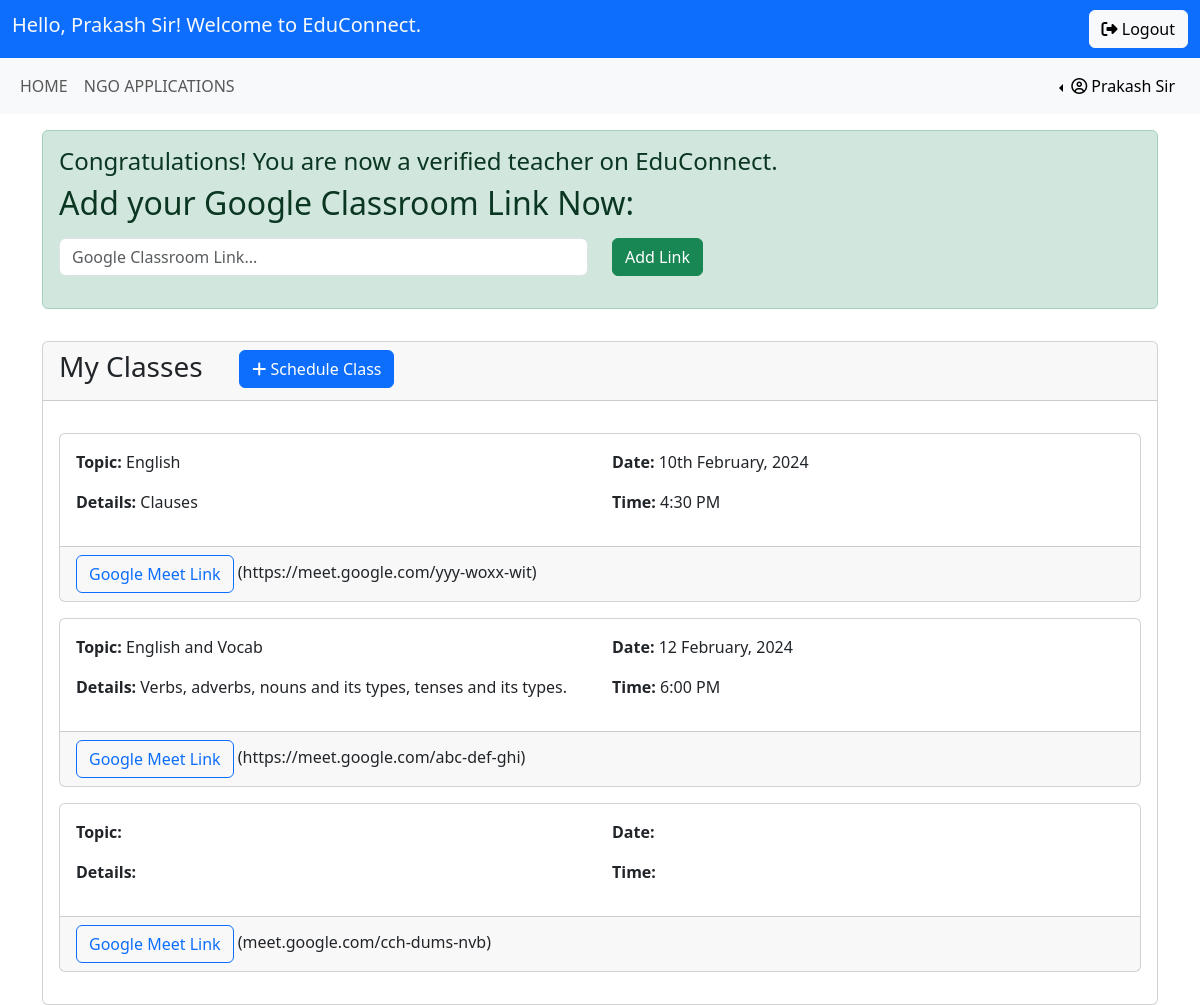
The page /teacher/teacher.php (signed in) on the database its author committed.
### tables this page shows
CREATE TABLE `classschedule` (
  `sr` int(10) NOT NULL,
  `name` varchar(255) NOT NULL,
  `meetDate` varchar(255) NOT NULL,
  `meetTime` varchar(255) NOT NULL,
  `meetDuration` varchar(10) NOT NULL,
  `meetTopic` varchar(5000) NOT NULL,
  `meetLink` varchar(5000) NOT NULL,
  `meetDetails` mediumtext NOT NULL,
  `userLink` varchar(1000) NOT NULL
);

### teacher/teacher.php (the view, shortened to what this page needs)
<?php
require '../common/links.php';
?>
<!DOCTYPE html>
<html lang="en">
<head>
</head>
<body>
    <?php include '../common/navbar.php' ?>
    <?php include '../common/message.php' ?>
    <?php
        $sql = "SELECT status FROM teachers WHERE uname='$_SESSION[uname]'";
        $result = mysqli_query($conn, $sql);
        if (mysqli_num_rows($result) > 0) {
            while ($row = mysqli_fetch_assoc($result)) {
                if($row['status']== "Pending") {
    ?>
        <div class="container">
            <div class="row mt-3">
                <div class="col-12">
                    <div class="alert alert-warning" role="alert">
                        Your application is pending! Kindly await Administrator approval.
                    </div>
                </div>
            </div>
        </div>
    <?php
                } elseif ($row['status'] == "Approved") {
    ?>
        <?php include '../teacher/teacherNav.php' ?>
        <?php
            $query = "SELECT userLink FROM login WHERE uname='$_SESSION[uname]'";
            $run_query = mysqli_query($conn, $query);
            $row = mysqli_fetch_assoc($run_query);
            $userLink = $row['userLink'];
            if($userLink == NULL):
        ?>
            <div class="container">
                <div class="row mt-3">
                    <div class="col-12">
                        <div class="alert alert-success" role="alert">
                            <h4>Congratulations! You are now a verified teacher on EduConnect.</h4>
                            <h2>Add your Google Classroom Link Now:</h2>
                            <form action="../common/lectureActions.php" method="POST">
                                <div class="row mt-3">
                                    <div class="col-md-6">
                                        <input class="form-control" type="text" name="userLink" id="userLink" placeholder="Google Classroom Link..." required>
                                    </div>
                                    <div class="col-md-6">
                                        <button type="submit" name="addLink" class="btn btn-success">Add Link</button>
                                    </div>
                                </div>
                            </form>
                        </div>
                    </div>
                </div>
            </div>
        <?php endif; ?>
        <div class="container">
            <div class="row mt-3">
                <div class="col-12">
                    <div class="card">
                        <div class="card-header d-flex">
                            <h3 class="col-md-2">My Classes</h3>
                            <div class="col-md-2"><a href="scheduleClass.php" class="btn btn-primary"><i class="fa-solid fa-plus"></i> Schedule Class</a></div>
                        </div>
                        <div class="card-body">
                        <?php
                        if (isset($_SESSION['uname'])) {
                            $name = mysqli_real_escape_string($conn, $_SESSION['uname']);
                            $query = "SELECT * FROM classschedule WHERE name='$name'";
                            $result = mysqli_query($conn, $query);
                            if(mysqli_num_rows($result)>0){
                                foreach ($result as $class) {
                        ?>
                            <div class="card my-3">
                                <div class="card-body row">
                                    <div class="col-md-6">
                                        <p><span class="fw-bold">Topic: </span><?=$class['meetTopic']?></p>
                                        <p class="text-truncate"><span class="fw-bold">Details: </span><?=$class['meetDetails']?></p>
                                    </div>
                                    <div class="col-md-6">
                                        <p><span class="fw-bold">Date: </span><?=$class['meetDate']?></p>
                                        <p ><span class="fw-bold">Time: </span><?=$class['meetTime']?></p>
                                    </div>
                                </div>
                                <div class="card-footer">
                                    <a href="<?=$class['meetLink']?>" target="_blank" class="btn btn-outline-primary">Google Meet Link</a> (<?=$class['meetLink']?>)
                                </div>
                            </div>
                        <?php
                                }
                            }
                            else{
                                echo "No classes have been scheduled yet. <a href='./scheduleClass.php' class='btn-primary'>Schedule your class now</a>";
                            }
                        }
                        ?>
                        </div>
                    </div>
                </div>
            </div>
        </div>
    <?php
                }
            }
        }
    ?>
</body>
</html>

### rows shown on the page
classschedule: meetTopic "English", meetDetails "Clauses", meetDate "10th February, 2024", meetTime "4:30 PM", meetLink "https://meet.google.com/yyy-woxx-wit"
classschedule: meetTopic "English and Vocab", meetDetails "Verbs, adverbs, nouns and its types, tenses and its types.", meetDate "12 February, 2024", meetTime "6:00 PM", meetLink "https://meet.google.com/abc-def-ghi"
classschedule: meetLink "meet.google.com/cch-dums-nvb"

### other values the page prints
$_SESSION['uname'] "Prakash Sir"
